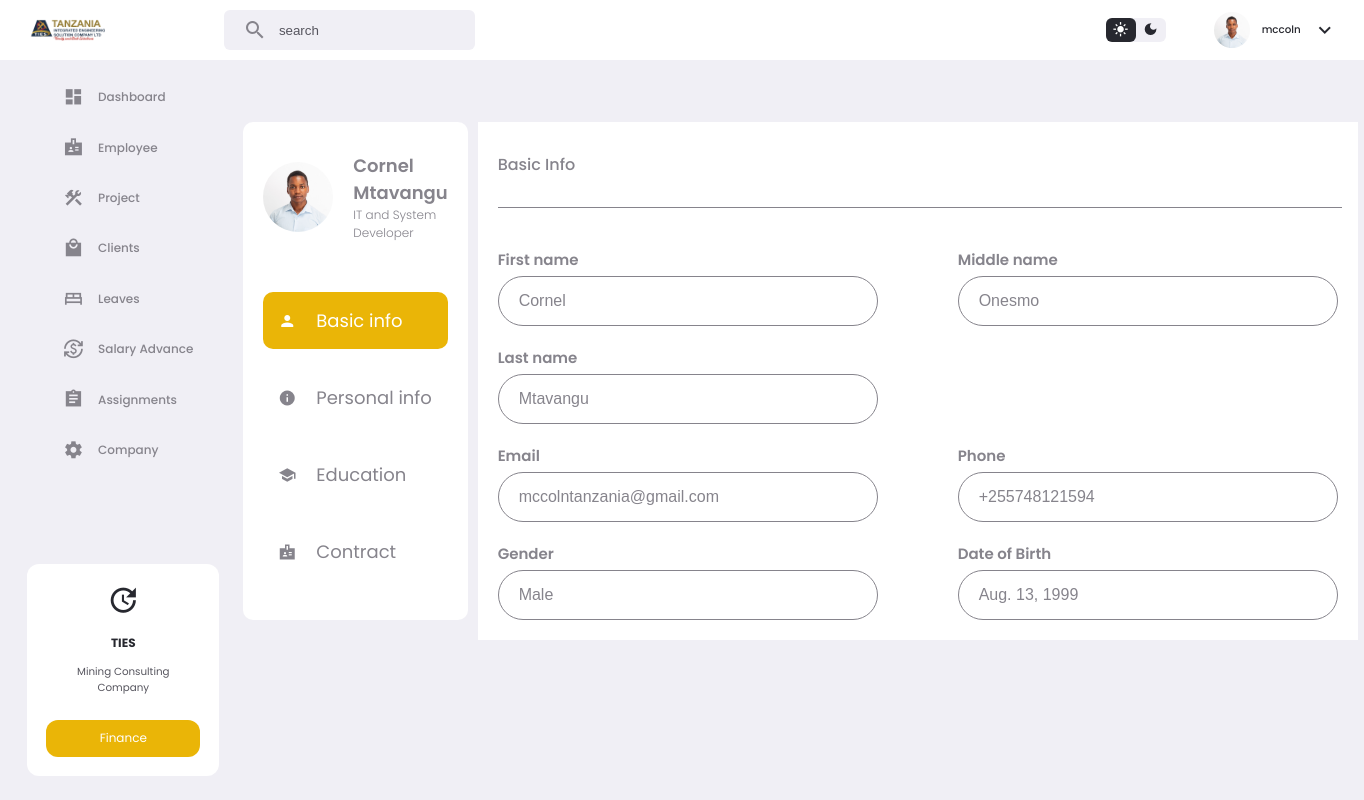
The page /user/details/ (signed in) on the database its author committed.
### app/models.py (models this page shows, shortened)
class CustomUser(AbstractUser):
    email = models.EmailField(unique=True)
    phone = models.CharField(max_length=15, null=True,blank=True, default="null")
    image = models.ImageField(upload_to='media/', blank=True, null=True)
    middle_name = models.CharField(max_length=100, null=True, blank=True)
    gender = models.CharField(max_length=100, null=True, blank=True)
    birthDate = models.DateField(null=True, blank=True)
    nextKinName = models.CharField(max_length=100, null=True, blank=True)
    nextKinRelation = models.CharField(max_length=100, null=True, blank=True)
    nextKinAddress = models.CharField(max_length=100, null=True, blank=True)
    nextKinPhone = models.CharField(max_length=100, null=True, blank=True)
    nida = models.CharField(max_length=100, null=True, blank=True)
    homeAddress = models.CharField(max_length=100, null=True, blank=True)
    uniName = models.CharField(max_length=100, null=True, blank=True)
    uniLevel = models.CharField(max_length=100, null=True, blank=True)
    uniCourse = models.CharField(max_length=100, null=True, blank=True)
    startYear = models.CharField(max_length=100, null=True, blank=True)
    endYear = models.CharField(max_length=100, null=True, blank=True)
    role = models.CharField(max_length=50, null=True,blank=True, default="user")
    signedDate = models.DateField(null=True, blank=True)
    expireDate = models.DateField(null=True, blank=True)
    contractDuration = models.CharField(max_length=100, null=True, blank=True)
    remainDuration = models.CharField(max_length=100, null=True, blank=True)
    attachment = models.FileField(upload_to='attachments/', null=True, blank=True)

### app/views.py (the view)
# urls.py: path('user/details/', user_details, name='user_details'),
@login_required
def user_details(request):
    return render(request, 'app/user_details.html', {'user': request.user})

### app/templatetags/custom_filters.py (called while the page is built)
@register.filter(name='is_in_group')
def is_in_group(user, group_name):
    return user.groups.filter(name=group_name).exists()

### app/templates/app/user_details.html (shortened to what this page needs)
{% extends 'app/base2.html' %}
{% load static %}
{% block content %}
<section class="employee-detail">
    <div class="left-detail">
        <div class="card">
            <div class="top">
                {% if user.image %}
                <img src="{{user.image.url}}" alt="">
                {% else %}
                <img src="{% static 'app/images/profile-1.jpg' %}" alt="">
                {% endif %}
                <div class="name">
                    <h5>{{user.first_name}} {{user.last_name}}</h5>
                    <h6>{{user.role}}</h6>
                </div>
            </div>
            <div class="categories">
                <div class="cat1" id="active" onclick="showContent('content1')">
                    <span class="material-icons-sharp">person</span>
                    <p>Basic info</p>
                </div>
                <div class="cat1" onclick="showContent('content2')">
                    <span class="material-icons-sharp">info</span>
                    <p>Personal info</p>
                </div>
                <div class="cat1" onclick="showContent('content3')">
                    <span class="material-icons-sharp">school</span>
                    <p>Education</p>
                </div>
                <div class="cat1" onclick="showContent('content4')">
                    <span class="material-icons-sharp">badge</span>
                    <p>Contract</p>
                </div>
            </div>
        </div>
    </div>
    <div class="right-detail active" id="content1">
        <div class="card">
            <div class="top">
                <h5>Basic Info</h5>
            </div>
            <div class="line"></div>
            <div class="bottom">
                <div class="row">
                    <div class="item">
                        <h5>First name</h5>
                        <button><h6>{{user.first_name}}</h6></button>
                    </div>
                    <div class="item">
                        <h5>Middle name</h5>
                        <button><h6>{{user.middle_name}}</h6></button>
                    </div>
                </div>
                <div class="row">
                    <div class="item">
                        <h5>Last name</h5>
                        <button><h6>{{user.last_name}}</h6></button>
                    </div>
                </div>
                <div class="row">
                    <div class="item">
                        <h5>Email</h5>
                        <button><h6>{{user.email}}</h6></button>
                    </div>
                    <div class="item">
                        <h5>Phone</h5>
                        <button><h6>{{user.phone}}</h6></button>
                    </div>
                </div>
                <div class="row">
                    <div class="item">
                        <h5>Gender</h5>
                        <button><h6>{{user.gender}}</h6></button>
                    </div>
                    <div class="item">
                        <h5>Date of Birth</h5>
                        <button><h6>{{user.birthDate}}</h6></button>
                    </div>
                </div>
            </div>
        </div>
    </div>
</section>
{% endblock %}

### app/templates/app/base2.html (shortened to what this page needs)
{% load static %}
{% load custom_filters %}
<!DOCTYPE html>
<html lang="en">
<head>
      <link rel="stylesheet" href="{% static 'app/home2.css' %}">
        <link rel="stylesheet" href="https://cdnjs.cloudflare.com/ajax/libs/cleave.js/1.6.0/addons/cleave-phone.us.css" />
</head>
<body>
    <nav>
        <div class="container">
            <img src="{% static 'app/images/logo1.png' %}" class="logo" alt="">
            <div class="search-bar">
                <span class="material-icons-sharp">search</span>
                <input type="search" placeholder="search">
            </div>
            <div class="profile-area">
                <div class="theme-btn">
                    <span class="material-icons-sharp active">light_mode</span>
                    <span class="material-icons-sharp">dark_mode</span>
                </div>
                <div class="profile">
                    <div class="profile-photo">
                        {% if user.image %}
                        <img src="{{user.image.url}}" alt="">
                        {% else %}
                        <img src="{% static 'app/images/profile-1.jpg' %}" alt="">
                        {% endif %}
                    </div>
                    <h5>{{user.username}}</h5>
                    <span class="material-icons-sharp">expand_more</span>
                </div>
            </div>
        </div>
    </nav>
    <main>
        <aside>
            <div class="sidebar">
                <a href="{% url 'home' %}" class="{% if request.path == '/' %}active{% endif %}">
                    <span class="material-icons-sharp">dashboard</span>
                    <h4>Dashboard</h4>
                </a>
                {% if user|is_in_group:"directors" or user|is_in_group:"hr" %}
                <a href="{% url 'employees' %}" class="{% if request.path == '/employees/' %}active{% endif %}">
                    <span class="material-icons-sharp">badge</span>
                    <h4>Employee</h4>
                </a>
                {% else%}
                <a href="{% url 'user_details' %}" class="{% if request.path == '/employees/' %}active{% endif %}">
                    <span class="material-icons-sharp">badge</span>
                    <h4>Profile</h4>
                </a>
                {% endif %}
                {% if user|is_in_group:"finance" or user|is_in_group:"directors" or user|is_in_group:"hr" %}
                    <a href="{% url 'project' %}" class="{% if request.path == '/project/' %}active{% endif %}">
                        <span class="material-icons-sharp">construction</span>
                        <h4>Project</h4>
                    </a>
                    <a href="{% url 'clients' %}" class="{% if request.path == '/clients/' %}active{% endif %}">
                        <span class="material-icons-sharp">local_mall</span>
                        <h4>Clients</h4>
                    </a>
                {% endif %}
                <a href="{% url 'leaves' %}" class="{% if request.path == '/leaves/' %}active{% endif %}">
                    <span class="material-icons-sharp">bed</span>
                    <h4>Leaves</h4>
                </a>
                <a href="{% url 'salaryAdvance' %}" class="{% if request.path == '/salaryAdvance/' %}active{% endif %}">
                    <span class="material-icons-sharp">currency_exchange</span>
                    <h4>Salary Advance</h4>
                </a>
                <a href="{% url 'assignment' %}" class="{% if request.path == '/assignment/' %}active{% endif %}">
                    <span class="material-icons-sharp">assignment</span>
                    <h4>Assignments</h4>
                </a>
                <a href="{% url 'company' %}" class="{% if request.path == '/company/' %}active{% endif %}">
                    <span class="material-icons-sharp">settings</span>
                    <h4>Company</h4>
                </a>
            </div>
            <div class="updates">
                <span class="material-icons-sharp">update</span>
                <h4>TIES</h4>
                <p>Mining Consulting</p>
                <p>Company</p>
                <a href="{% url 'overview' %}">Finance</a>
            </div>
        </aside>
        {% block content %}
        {% endblock %}
    </main>
</body>
</html>

### app/static/app/home2.css (style rules this page uses)
:root { --color-white: #ffffff; --color-light: #f0eff5; --color-gray-light: #86848c; --color-gray-dark: #56555e; --color-dark: #27282f; --color-primary: rgb(234,181,7); --color-success: rgb(34,202,75); --color-danger: rgb(255,67,54); --color-warning: rgb(71, 7, 234); --color-purple: rgb(160,99,245); --color-primary-light: rgba(71,7,234,0.2); --color-success-light: rgba(34,202,75,0.2); --color-danger-light: rgba(255,67,54,0.2); --color-purple-light: rgba(160,99,245,0.2); --color-warning-light: rgba(234,181,7,0.2); --color-white-light: rgba(255, 255, 255, 0.6); --company-color-1: #1a3048; --company-color-2: #9f893c; --company-color-3: #ffbf00; --card-padding: 1.6rem; --padding-1: 1rem; --padding-2: 8px; --card-border-radius: 1.6rem; --border-radius-1: 1rem; --border-radius-2: 6px; }
* { margin: 0; padding: 0; outline: 0; border: 0; appearance: none; text-decoration: none; list-style: none; box-sizing: border-box; }
html { font-size: 12px; }
body { background: var(--color-light); font-family: poppins, sans-serif; min-height: 100vh; color: var(--color-dark); }
img { width: 100%; }
h4 { font-size: 1rem; }
h5 { font-size: 0.86rem; font-weight: 500; }
h6 { font-size: 0.76rem; }
p { font-size: 0.86rem; color: var(--color-gray-dark); }
nav { width: 100%; background: var(--color-white); padding: 1rem 0; }
nav .container { display: flex; justify-content: space-between; align-items: center; position: relative; width: 96%; margin: 0 auto; }
nav img.logo { width: 7rem; }
nav .search-bar { background: var(--color-light ); padding: var(--padding-2) var(--card-padding); width: 32vm; border-radius: var(--border-radius-2); display: flex; align-items: center; gap: 1rem; color: var(--color-gray-light); position: absolute; left: 15%; }
nav .search-bar input[type="search"] { color: var(--color-dark); background: transparent; width: 100%; }
nav .search-bar input[type="search"]::placeholder { color: var(--color-gray-dark); }
nav .profile-area { display: flex; align-items: center; justify-content: space-between; gap: 4rem; }
nav .profile-area .theme-btn { display: flex; background: var(--color-light); width: 5rem; height: 2rem; border-radius: var(--border-radius-2); cursor: pointer; }
nav .profile-area .theme-btn span { width: 50%; height: 100%; display: flex; align-items: center; justify-content: center; font-size: 1.3rem; }
nav .profile-area .theme-btn .active { background: var(--color-dark); border-radius: var(--border-radius-2); color: var(--color-white); }
nav .profile-area .profile { display: flex; gap: 1rem; align-items: center; }
nav .profile-area .profile-photo { display: block; width: 3rem; height: 3rem; border-radius: 50%; overflow: hidden; }
main { display: grid; grid-template-columns: 16rem auto; gap: 2rem; width: 96%; margin: 1rem auto 4rem; }
main aside { display: flex; flex-direction: column; justify-content: space-between; height: 88vh; }
main aside .sidebar a { display: flex; align-items: center; gap: 1.2rem; height: 4.2rem; color: var(--color-gray-light); position: relative; }
main aside .sidebar a span { font-size: 1.7rem; margin-left: 3rem; transition: all 300ms ease; }
main aside .sidebar h4 { font-weight: 500; }
main aside .updates { background: var(--color-white); border-radius: var(--border-radius-1); text-align: center; padding: var(--card-padding); }
main aside .updates span { font-size: 2.8rem; }
main aside .updates h4 { margin: 1rem 0; }
main aside .updates a { display: block; width: 100%; background: var(--color-primary); color: var(--color-white); border-radius: var(--border-radius-1); padding: 0.8rem 0; margin-top: 2rem; transition: all 300ms ease; }

### rows shown on the page
CustomUser: image (picture), username "mccoln", first_name "Cornel", last_name "Mtavangu", role "IT and System Developer", middle_name "Onesmo", email "mccolntanzania@gmail.com", phone "+255748121594", gender "Male", birthDate "Aug. 13, 1999"
